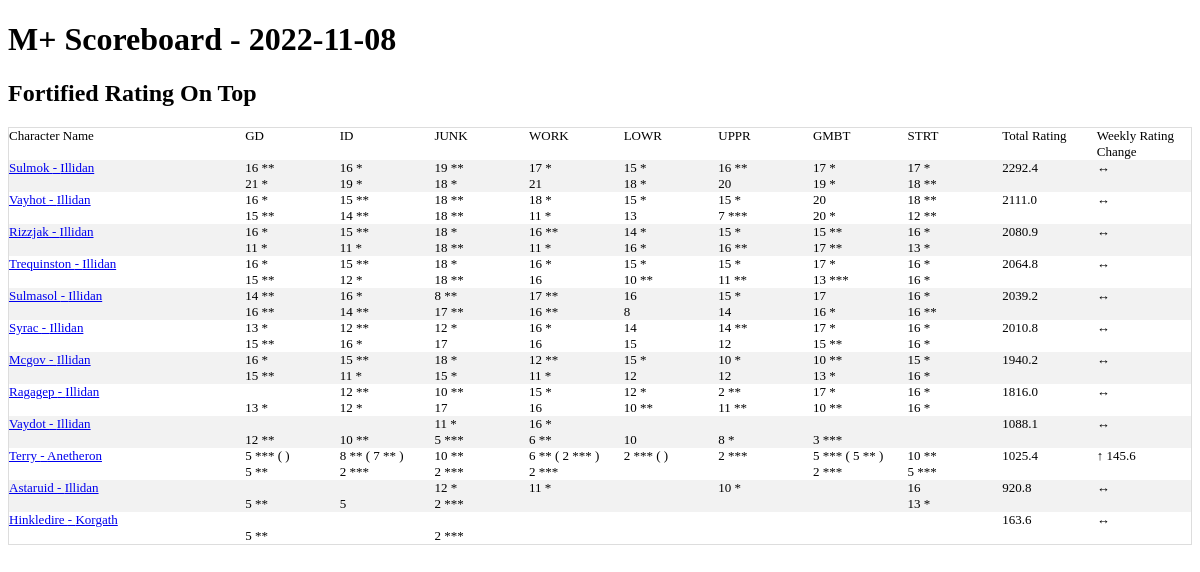
The page / on the database its author committed.
### tables this page shows
CREATE TABLE season_best_pivot_ext(
  name TEXT,
  realm TEXT,
  region TEXT,
  scoreboard_date TEXT,
  total_rating REAL,
  "Tazavesh: So'leah's Gambit Fortified" TEXT,
  "Tazavesh: So'leah's Gambit Tyrannical" TEXT,
  "Tazavesh: Streets of Wonder Fortified" TEXT,
  "Tazavesh: Streets of Wonder Tyrannical" TEXT,
  "Return to Karazhan: Upper Fortified" TEXT,
  "Return to Karazhan: Upper Tyrannical" TEXT,
  "Return to Karazhan: Lower Fortified" TEXT,
  "Return to Karazhan: Lower Tyrannical" TEXT,
  "Iron Docks Fortified" TEXT,
  "Iron Docks Tyrannical" TEXT,
  "Grimrail Depot Fortified" TEXT,
  "Grimrail Depot Tyrannical" TEXT,
  "Mechagon Workshop Fortified" TEXT,
  "Mechagon Workshop Tyrannical" TEXT,
  "Mechagon Junkyard Fortified" TEXT,
  "Mechagon Junkyard Tyrannical" TEXT,
  daily_rating_change,
  pr_GMBT_for TEXT,
  pr_GMBT_tyr TEXT,
  pr_STRT_for TEXT,
  pr_STRT_tyr TEXT,
  pr_UPPR_for TEXT,
  pr_UPPR_tyr TEXT,
  pr_LOWR_for TEXT,
  pr_LOWR_tyr TEXT,
  pr_ID_for TEXT,
  pr_ID_tyr TEXT,
  pr_GD_for TEXT,
  pr_GD_tyr TEXT,
  pr_WKSP_for TEXT,
  pr_WKSP_tyr TEXT,
  pr_JUNK_for TEXT,
  pr_JUNK_tyr TEXT
);

CREATE TABLE base_characters (
                name TEXT
                ,realm TEXT
                ,region TEXT
                ,unique_key TEXT UNIQUE
                );

### app.py (the view)
@app.route('/')
def index():
    conn = create_connection()
    cursor  = conn.cursor()
    data = cursor.execute("""select * from base_characters base left join season_best_pivot_ext piv
    on upper(base.name) = upper(piv.name)
    and upper(base.realm) = upper(piv.realm)
    and upper(base.region) = upper(piv.region)
    where scoreboard_date = (select max(scoreboard_date) from  season_best_pivot_ext)

    order by total_rating desc""").fetchall()
    max_date = cursor.execute('select max(scoreboard_date) as max_date from season_best_pivot_ext').fetchone()
    print('hi')
    return render_template('index.html',data=data,max_date = max_date)

### templates/index.html
<!doctype html>
<link rel="stylesheet" href="{{ url_for('static', filename='style.css') }}">
<html>
<h1>M+ Scoreboard - {{max_date['max_date']}} </h1>
<h2>Fortified Rating On Top</h2>
<table class="scoreboard">
<tr>
    <td class="scoreboard_char_name">Character Name</td>
    <td class="scoreboard_attributes">GD</td>
    <td class="scoreboard_attributes">ID</td>
    <td class="scoreboard_attributes">JUNK</td>
    <td class="scoreboard_attributes">WORK</td>
    <td class="scoreboard_attributes">LOWR</td>
    <td class="scoreboard_attributes">UPPR</td>
    <td class="scoreboard_attributes">GMBT</td>
    <td class="scoreboard_attributes">STRT</td>
    <td class="scoreboard_attributes">Total Rating</td>
    <td class="scoreboard_attributes">Weekly Rating Change</td>
</tr>
{% for data in data %}
<tr>
    <td class="scoreboard_char_name"><a href="{{url_for('character_name',character_name=data['name'],realm=data['realm'],region=data['region'])}}">{{ data['name'] }} - {{data['realm']}}</a></td>
    <td class="scoreboard_attributes">{% if data['pr_GD_for'] !=  data['Grimrail Depot Fortified'] %}
    {{ data['Grimrail Depot Fortified']}} ( {{data['pr_GD_for']}}  )
    {% else %}
      {{ data['Grimrail Depot Fortified'] }}
    {% endif %}
    <br>
    {% if data['pr_GD_tyr'] !=  data['Grimrail Depot Tyrannical'] %}
    {{ data['Grimrail Depot Tyrannical']}} ( {{data['pr_GD_tyr']}}
    {% else %}
      {{ data['Grimrail Depot Tyrannical'] }}
    {% endif %}</td>
    <td class="scoreboard_attributes">{% if data['pr_ID_for'] !=  data['Iron Docks Fortified'] %}
    {{ data['Iron Docks Fortified']}} ( {{data['pr_ID_for']}}  )
    {% else %}
      {{ data['Iron Docks Fortified'] }}
    {% endif %}
    <br>
    {% if data['pr_ID_tyr'] !=  data['Iron Docks Tyrannical'] %}
    {{ data['Iron Docks Tyrannical']}} ( {{data['pr_ID_tyr']}}
    {% else %}
      {{ data['Iron Docks Tyrannical'] }}
    {% endif %}</td>
    <td class="scoreboard_attributes">{% if data['pr_JUNK_for'] !=  data['Mechagon Junkyard Fortified'] %}
    {{ data['Mechagon Junkyard Fortified']}} ( {{data['pr_JUNK_for']}}  )
    {% else %}
      {{ data['Mechagon Junkyard Fortified'] }}
    {% endif %}
    <br>
    {% if data['pr_JUNK_tyr'] !=  data['Mechagon Junkyard Tyrannical'] %}
    {{ data['Mechagon Junkyard Tyrannical']}} ( {{data['pr_JUNK_tyr']}}
    {% else %}
      {{ data['Mechagon Junkyard Tyrannical'] }}
    {% endif %}</td>
    <td class="scoreboard_attributes">{% if data['pr_WKSP_for'] !=  data['Mechagon Workshop Fortified'] %}
    {{ data['Mechagon Workshop Fortified']}} ( {{data['pr_WKSP_for']}}  )
    {% else %}
    {{ data['Mechagon Workshop Fortified'] }}
    {% endif %}
    <br>
    {% if data['pr_WKSP_tyr'] !=  data['Mechagon Workshop Tyrannical'] %}
    {{ data['Mechagon Workshop Tyrannical']}} ( {{data['pr_WKSP_tyr']}}
    {% else %}
    {{ data['Mechagon Workshop Tyrannical'] }}
    {% endif %}
    </td>
    <td class="scoreboard_attributes">{% if data['pr_LOWR_for'] !=  data['Return to Karazhan: Lower Fortified'] %}
    {{ data['Return to Karazhan: Lower Fortified']}} ( {{data['pr_LOWR_for']}}  )
    {% else %}
    {{ data['Return to Karazhan: Lower Fortified'] }}
    {% endif %}
    <br>
    {% if data['pr_LOWR_tyr'] !=  data['Return to Karazhan: Lower Tyrannical'] %}
    {{ data['Return to Karazhan: Lower Tyrannical']}} ( {{data['pr_LOWR_tyr']}}
    {% else %}
    {{ data['Return to Karazhan: Lower Tyrannical'] }}
    {% endif %}</td>
    <td class="scoreboard_attributes">{% if data['pr_UPPR_for'] !=  data['Return to Karazhan: Upper Fortified'] %}
    {{ data['Return to Karazhan: Upper Fortified']}} ( {{data['pr_UPPR_for']}}  )
    {% else %}
    {{ data['Return to Karazhan: Upper Fortified'] }}
    {% endif %}
    <br>
    {% if data['pr_UPPR_tyr'] !=  data['Return to Karazhan: Upper Tyrannical'] %}
    {{ data['Return to Karazhan: Upper Tyrannical']}} ( {{data['pr_UPPR_tyr']}}
    {% else %}
    {{ data['Return to Karazhan: Upper Tyrannical'] }}
    {% endif %}</td>
    <td class="scoreboard_attributes">{% if data['pr_GMBT_for'] !=  data['Tazavesh: So\'leah\'s Gambit Fortified'] %}
    {{ data['Tazavesh: So\'leah\'s Gambit Fortified'] }} ( {{data['pr_GMBT_for']}}  )
    {% else %}
      {{ data['Tazavesh: So\'leah\'s Gambit Fortified'] }}
    {% endif %}
    <br>
    {% if data['pr_GMBT_tyr'] !=  data['Tazavesh: So\'leah\'s Gambit Tyrannical'] %}
    {{ data['Tazavesh: So\'leah\'s Gambit Tyrannical'] }} ( {{data['pr_GMBT_tyr']}}  )
    {% else %}
      {{ data['Tazavesh: So\'leah\'s Gambit Tyrannical'] }}
    {% endif %}</td>
    <td class="scoreboard_attributes">{% if data['pr_STRT_for'] !=  data['Tazavesh: Streets of Wonder Fortified'] %}
    {{ data['Tazavesh: Streets of Wonder Fortified']}} ( {{data['pr_STRT_for']}}  )
    {% else %}
    {{ data['Tazavesh: Streets of Wonder Fortified'] }}
    {% endif %}
    <br>
    {% if data['pr_STRT_tyr'] !=  data['Tazavesh: Streets of Wonder Tyrannical'] %}
    {{ data['Tazavesh: Streets of Wonder Tyrannical']}} ( {{data['pr_STRT_tyr']}}
    {% else %}
    {{ data['Tazavesh: Streets of Wonder Tyrannical'] }}
    {% endif %}</td>
    <td class="scoreboard_attributes">{{ data['total_rating'] }}</td>
   {% if data['daily_rating_change'] > 0 %}
     <td class="scoreboard_attributes">&uarr; {{ data['daily_rating_change'] }}</td>
   {% elif data['daily_rating_change']  < 0 %}
     <td class="scoreboard_attributes">&darr;{{ data['daily_rating_change'] }}</td>
   {% else %}
     <td class="scoreboard_attributes">&harr;</td>
   {% endif %}
{% endfor %}
</table>
</html>

### static/style.css (style rules this page uses)
table.scoreboard { border-collapse: collapse; border-spacing: 0; width: 100%; border: 1px solid #ddd; }
th, td { text-align: left; vertical-align:top; padding: 0px; font-size: 13px; }
tr:nth-child(even) { background-color: #f2f2f2; }
td.scoreboard_char_name { width:20%; }
td.scoreboard_attributes { width:8%; }

### rows shown on the page
season_best_pivot_ext: name "Sulmok", realm "Illidan", Grimrail Depot Fortified "16 **", Grimrail Depot Tyrannical "21 *", Iron Docks Fortified "16 *", Iron Docks Tyrannical "19 *", Mechagon Junkyard Fortified "19 **", Mechagon Junkyard Tyrannical "18 *", Mechagon Workshop Fortified "17 *", Mechagon Workshop Tyrannical "21", data "15 *", data "18 *", data "16 **", data "20", data "17 *", data "19 *", data "18 **", total_rating "2292.4"
season_best_pivot_ext: name "Vayhot", realm "Illidan", Grimrail Depot Fortified "16 *", Grimrail Depot Tyrannical "15 **", Iron Docks Fortified "15 **", Iron Docks Tyrannical "14 **", Mechagon Junkyard Fortified "18 **", Mechagon Junkyard Tyrannical "18 **", Mechagon Workshop Fortified "18 *", Mechagon Workshop Tyrannical "11 *", data "15 *", data "13", data "7 ***", data "20", data "20 *", data "18 **", data "12 **", total_rating "2111.0"
season_best_pivot_ext: name "Rizzjak", realm "Illidan", Grimrail Depot Fortified "16 *", Grimrail Depot Tyrannical "11 *", Iron Docks Fortified "15 **", Iron Docks Tyrannical "11 *", Mechagon Junkyard Fortified "18 *", Mechagon Junkyard Tyrannical "18 **", Mechagon Workshop Fortified "16 **", Mechagon Workshop Tyrannical "11 *", data "14 *", data "16 *", data "15 *", data "16 **", data "15 **", data "17 **", data "13 *", total_rating "2080.9"
season_best_pivot_ext: name "Trequinston", realm "Illidan", Grimrail Depot Fortified "16 *", Grimrail Depot Tyrannical "15 **", Iron Docks Fortified "15 **", Iron Docks Tyrannical "12 *", Mechagon Junkyard Fortified "18 *", Mechagon Junkyard Tyrannical "18 **", Mechagon Workshop Fortified "16 *", Mechagon Workshop Tyrannical "16", data "15 *", data "10 **", data "11 **", data "17 *", data "13 ***", data "16 *", total_rating "2064.8"
season_best_pivot_ext: name "Sulmasol", realm "Illidan", Grimrail Depot Fortified "14 **", Grimrail Depot Tyrannical "16 **", Iron Docks Fortified "16 *", Iron Docks Tyrannical "14 **", Mechagon Junkyard Fortified "8 **", Mechagon Junkyard Tyrannical "17 **", Mechagon Workshop Fortified "17 **", Mechagon Workshop Tyrannical "16 **", data "16", data "8", data "15 *", data "14", data "17", data "16 *", data "16 **", total_rating "2039.2"
season_best_pivot_ext: name "Syrac", realm "Illidan", Grimrail Depot Fortified "13 *", Grimrail Depot Tyrannical "15 **", Iron Docks Fortified "12 **", Iron Docks Tyrannical "16 *", Mechagon Junkyard Fortified "12 *", Mechagon Junkyard Tyrannical "17", Mechagon Workshop Fortified "16 *", Mechagon Workshop Tyrannical "16", data "14", data "15", data "14 **", data "12", data "17 *", data "15 **", data "16 *", total_rating "2010.8"
season_best_pivot_ext: name "Mcgov", realm "Illidan", Grimrail Depot Fortified "16 *", Grimrail Depot Tyrannical "15 **", Iron Docks Fortified "15 **", Iron Docks Tyrannical "11 *", Mechagon Junkyard Fortified "18 *", Mechagon Junkyard Tyrannical "15 *", Mechagon Workshop Fortified "12 **", Mechagon Workshop Tyrannical "11 *", data "15 *", data "12", data "10 *", data "10 **", data "13 *", data "16 *", total_rating "1940.2"
season_best_pivot_ext: name "Ragagep", realm "Illidan", Grimrail Depot Tyrannical "13 *", Iron Docks Fortified "12 **", Iron Docks Tyrannical "12 *", Mechagon Junkyard Fortified "10 **", Mechagon Junkyard Tyrannical "17", Mechagon Workshop Fortified "15 *", Mechagon Workshop Tyrannical "16", data "12 *", data "10 **", data "2 **", data "11 **", data "17 *", data "16 *", total_rating "1816.0"
season_best_pivot_ext: name "Vaydot", realm "Illidan", Grimrail Depot Tyrannical "12 **", Iron Docks Tyrannical "10 **", Mechagon Junkyard Fortified "11 *", Mechagon Junkyard Tyrannical "5 ***", Mechagon Workshop Fortified "16 *", Mechagon Workshop Tyrannical "6 **", data "10", data "8 *", data "3 ***", total_rating "1088.1"
season_best_pivot_ext: name "Terry", realm "Anetheron", Grimrail Depot Fortified "5 ***", Grimrail Depot Tyrannical "5 **", Iron Docks Fortified "8 **", pr_ID_for "7 **", Iron Docks Tyrannical "2 ***", Mechagon Junkyard Fortified "10 **", Mechagon Junkyard Tyrannical "2 ***", Mechagon Workshop Fortified "6 **", pr_WKSP_for "2 ***", Mechagon Workshop Tyrannical "2 ***", data "2 ***", data "5 ***", pr_GMBT_for "5 **", data "10 **", total_rating "1025.4", daily_rating_change "145.6"
season_best_pivot_ext: name "Astaruid", realm "Illidan", Grimrail Depot Tyrannical "5 **", Iron Docks Tyrannical "5", Mechagon Junkyard Fortified "12 *", Mechagon Junkyard Tyrannical "2 ***", Mechagon Workshop Fortified "11 *", data "10 *", data "16", data "13 *", total_rating "920.8"
season_best_pivot_ext: name "Hinkledire", realm "Korgath", Grimrail Depot Tyrannical "5 **", Mechagon Junkyard Tyrannical "2 ***", total_rating "163.6"

### other values the page prints
{{ max_date['max_date'] }} "2022-11-08"
